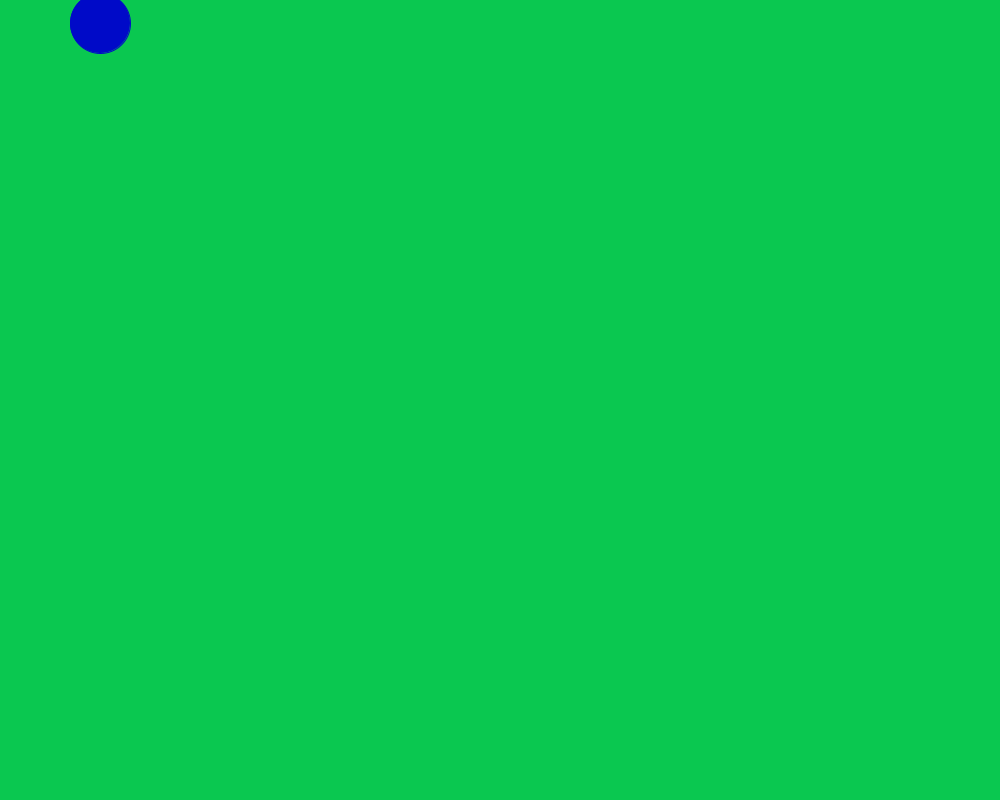
Frame 1 (no input)
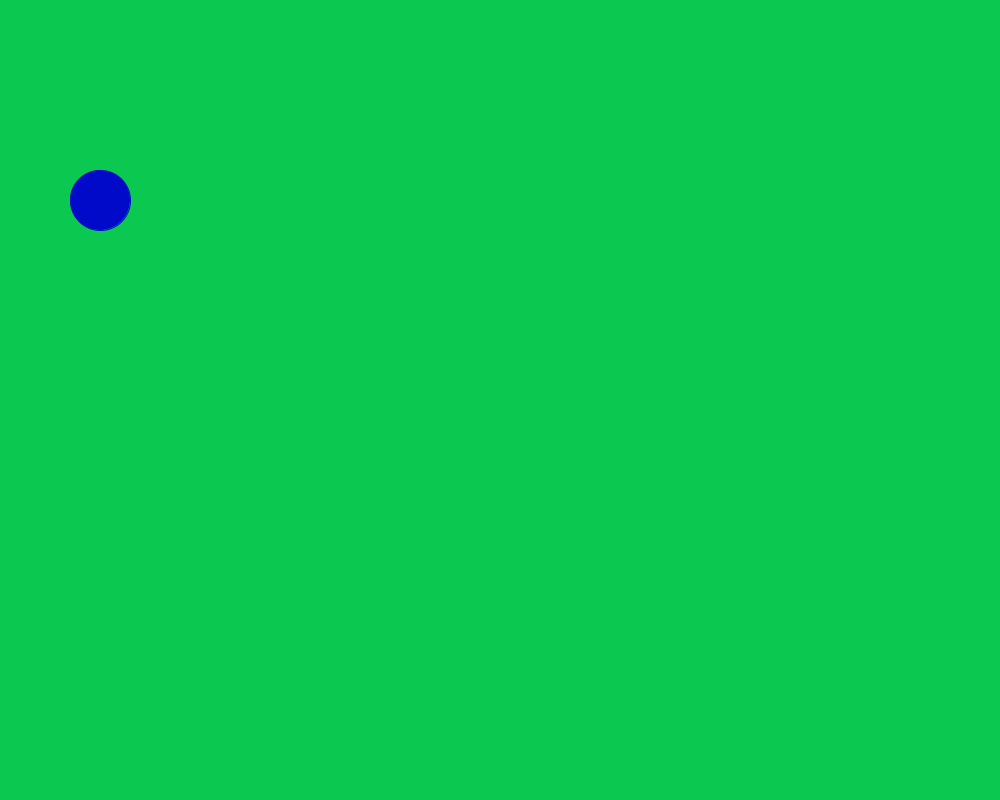
Frame 60 (the mouse pressed at the canvas centre just before this capture)
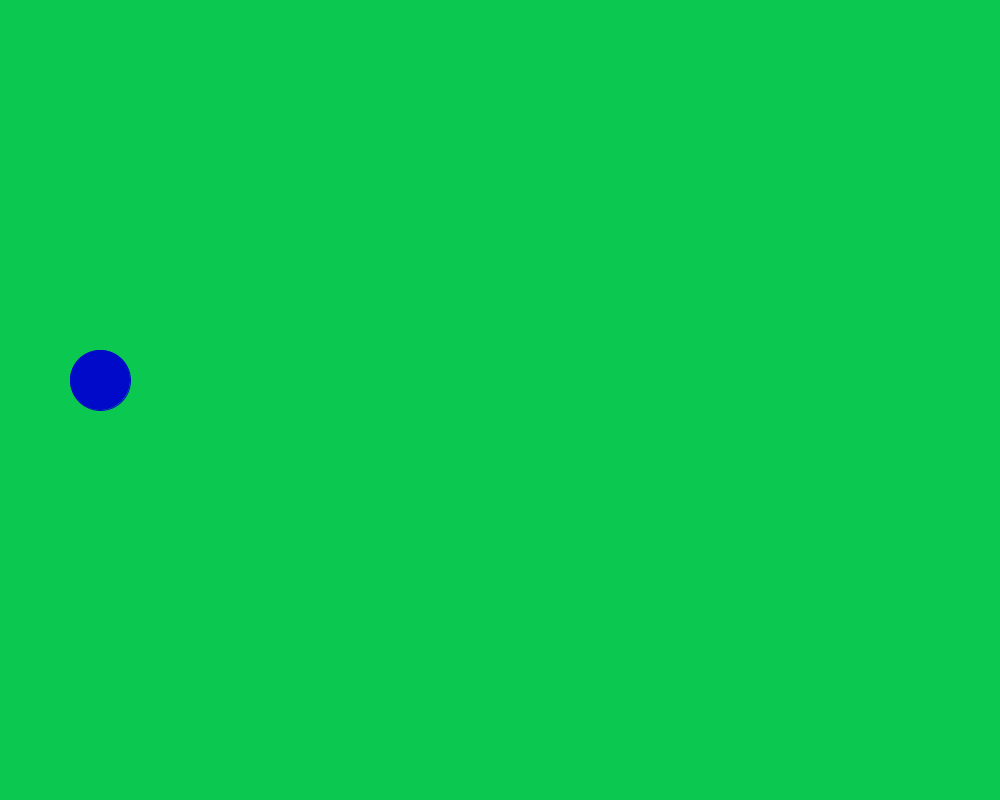
Frame 120 (the mouse held since frame 60 and released just before this capture)

The Processing sketch that drew these frames (run headless with seeded random() and noise(); from frame 60 on, the mouse is pressed at the canvas centre):

// Processing sketch: rain_game
// ── rain_game.pde
int y =20;
int x=100;
void setup(){
  size(1000,800);
}
void draw(){
  if (y==800){
   y=20; 
    x = (int) random(930);
  }
  background(10,200,80);
  fill(0,10,200);
  stroke(0,10,200);
  ellipse(x,y+=3,60,60);
  fill(126,126,126);
  stroke(126,126,126);
  //rect(500,
  
}
